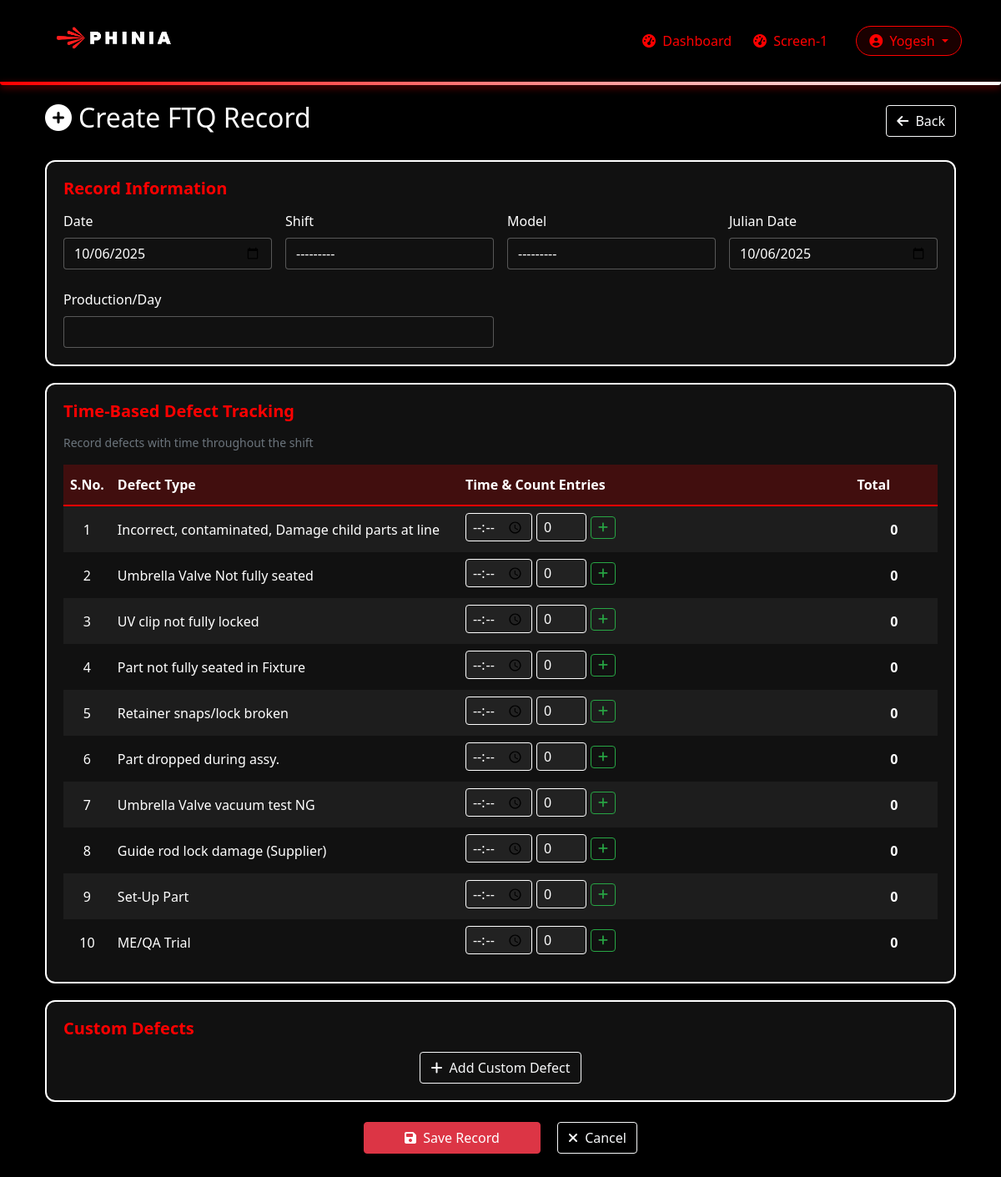
Screenshot of /ftq/create/ (signed in) with the database file from the repository.
### main/models.py (models this page shows, shortened)
class User(AbstractUser):
    USER_TYPES = (
        ('operator', 'Operator'),
        ('shift_supervisor', 'Shift Supervisor'),
        ('quality_supervisor', 'Quality Supervisor'),
    )
    company_id = models.CharField(max_length=100, blank=True, null=True)
    skill_matrix_level = models.CharField(max_length=200, blank=True, null=True)
    user_type = models.CharField(max_length=20, choices=USER_TYPES)

class DefectType(models.Model):
    name = models.CharField(max_length=100)
    operation_number = models.ForeignKey(
        OperationNumber,  # Reference the class defined above
        on_delete=models.CASCADE,
        related_name='defect_types'
    )
    category = models.ForeignKey(
        DefectCategory,  # Reference the class defined above
        on_delete=models.CASCADE,
        related_name='defect_types'
    )
    description = models.TextField(blank=True, null=True)
    is_critical = models.BooleanField(default=False)
    is_default = models.BooleanField(
        default=False,
        help_text="If true, this defect type will be shown by default"
    )
    order = models.PositiveIntegerField(
        default=0,
        help_text="Order in which to display this defect type"
    )
    class Meta:
        ordering = ['operation_number', 'order', 'name']

### main/views.py (the view, shortened to what this page needs)
# urls.py: path('ftq/create/', views.ftq_record_create, name='ftq_record_create'),
@login_required
def ftq_record_create(request):
    active_verification = DailyVerificationStatus.objects.filter(
        created_by=request.user,
        date=timezone.now().date(),
        status__in=['pending', 'in_progress']
    ).first()
    active_checklist = None
    if active_verification:
        active_checklist = ChecklistBase.objects.filter(
            verification_status=active_verification
        ).first()
    initial_data = {}
    if request.method == 'POST':
        form = FTQRecordForm(request.POST)
        if form.is_valid():
            try:
                with transaction.atomic():
                    ftq_record = form.save(commit=False)
                    ftq_record.created_by = request.user
                    if active_verification:
                        ftq_record.verification_status = active_verification
                    ftq_record.save()
                    operation = OperationNumber.objects.get(number='OP#35')
                    defect_data = {}
                    for key in request.POST:
                        if key.startswith('defect_time_'):
                            parts = key.split('_')
                            defect_id = parts[2]
                            time_index = parts[3]
                            time_value = request.POST.get(key)
                            count_key = f'defect_count_{defect_id}_{time_index}'
                            count_value = request.POST.get(count_key, 0)
                            if time_value and int(count_value) > 0:
                                if defect_id not in defect_data:
                                    defect_data[defect_id] = []
                                defect_data[defect_id].append({
                                    'time': time_value,
                                    'count': int(count_value)
                                })
                    for defect_id, entries in defect_data.items():
                        if defect_id.startswith('custom_'):
                            custom_name = request.POST.get(f'custom_defect_name_{defect_id}')
                            if custom_name:
                                custom_defect = CustomDefectType.objects.create(
                                    ftq_record=ftq_record,
                                    name=custom_name,
                                    operation_number=operation,
                                    added_by=request.user
                                )
                                for entry in entries:
                                    TimeBasedDefectEntry.objects.create(
                                        ftq_record=ftq_record,
                                        defect_type_custom=custom_defect,
                                        recorded_at=entry['time'],
                                        count=entry['count']
                                    )
                        else:
                            try:
                                defect_type = DefectType.objects.get(id=int(defect_id))
                                for entry in entries:
                                    TimeBasedDefectEntry.objects.create(
                                        ftq_record=ftq_record,
                                        defect_type=defect_type,
                                        recorded_at=entry['time'],
                                        count=entry['count']
                                    )
                            except DefectType.DoesNotExist:
                                continue
                    messages.success(request, 'FTQ record created successfully with time-based defect tracking')
                    return redirect('operator_dashboard')
            except Exception as e:
                messages.error(request, f'Error creating FTQ record: {str(e)}')
    else:
        form = FTQRecordForm(initial=initial_data)
    try:
        operation = OperationNumber.objects.get(number='OP#35')
        default_defects = DefectType.objects.filter(
            operation_number=operation,
            is_default=True
        ).order_by('order')[:10]
    except OperationNumber.DoesNotExist:
        default_defects = []
    context = {
        'form': form,
        'default_defects': default_defects,
        'title': 'Create FTQ Record',
        'active_verification': active_verification,
        'active_checklist': active_checklist
    }
    return render(request, 'main/operations/ftq_record_form.html', context)

### main/forms.py (shortened to what this page needs)
class FTQRecordForm(forms.ModelForm):
    class Meta:
        model = FTQRecord
        fields = [
            'date', 'shift_type', 'model_name', 'julian_date',
            'total_inspected', 'production_per_shift'
        ]
        widgets = {
            'date': DateInput(),
            'julian_date': DateInput(),
            'total_inspected': forms.NumberInput(attrs={'min': 0}),
            'production_per_shift': forms.NumberInput(attrs={'min': 0}),
        }
    def __init__(self, *args, **kwargs):
        self.verification_status = kwargs.pop('verification_status', None)
        self.user = kwargs.pop('user', None)
        super().__init__(*args, **kwargs)
        for field in self.fields:
            self.fields[field].widget.attrs.update({'class': 'form-control'})
        if not self.initial.get('date'):
            self.initial['date'] = timezone.now().date()
        if not self.initial.get('julian_date'):
            self.initial['julian_date'] = timezone.now().date()

### main/templates/main/operations/ftq_record_form.html (shortened to what this page needs)
{% extends "main/base.html" %}
{% load static %}
{% block content %}
<div class="container-fluid">
    <div class="d-flex justify-content-between align-items-center mb-4">
        <h2 class="text-white"><i class="fas fa-plus-circle me-2"></i>Create FTQ Record</h2>
        <a href="{% url 'ftq_list' %}" class="btn btn-outline-light">
            <i class="fas fa-arrow-left me-1"></i> Back
        </a>
    </div>
    <form method="post" id="ftqForm">
        <div class="form-card">
            <h5 class="card-title">Record Information</h5>
            <div class="row g-3">
                <div class="col-md-3">
                    <label class="form-label">Date</label>
                    {{ form.date }}
                </div>
                <div class="col-md-3">
                    <label class="form-label">Shift</label>
                    {{ form.shift_type }}
                </div>
                <div class="col-md-3">
                    <label class="form-label">Model</label>
                    {{ form.model_name }}
                </div>
                <div class="col-md-3">
                    <label class="form-label">Julian Date</label>
                    {{ form.julian_date }}
                </div>
            </div>
            <div class="row g-3 mt-2">
                <div class="col-md-6">
                    <label class="form-label">Production/Day</label>
                    {{ form.total_inspected }}
                </div>
            </div>
        </div>
        <div class="form-card">
            <h5 class="card-title">Time-Based Defect Tracking</h5>
            <p class="text-muted small">Record defects with time throughout the shift</p>
            <div class="table-responsive">
                <table class="defect-time-table">
                    <thead>
                        <tr>
                            <th width="5%">S.No.</th>
                            <th width="40%">Defect Type</th>
                            <th width="45%">Time & Count Entries</th>
                            <th width="10%">Total</th>
                        </tr>
                    </thead>
                    <tbody>
                        {% for defect in default_defects %}
                        <tr>
                            <td class="text-center">{{ forloop.counter }}</td>
                            <td>{{ defect.name }}</td>
                            <td>
                                <div id="time-entries-{{ defect.id }}">
                                    <div class="time-entry-group">
                                        <input type="time" class="time-input"
                                               name="defect_time_{{ defect.id }}_0">
                                        <input type="number" class="count-input defect-count"
                                               name="defect_count_{{ defect.id }}_0"
                                               min="0" value="0"
                                               data-defect-id="{{ defect.id }}">
                                        <button type="button" class="btn-add-time"
                                                onclick="addTimeEntry({{ defect.id }})">
                                            <i class="fas fa-plus"></i>
                                        </button>
                                    </div>
                                </div>
                            </td>
                            <td class="defect-total" id="total-{{ defect.id }}">0</td>
                        </tr>
                        {% endfor %}
                    </tbody>
                </table>
            </div>
        </div>
        <div class="form-card">
            <h5 class="card-title">Custom Defects</h5>
            <div class="text-center mt-3">
                <button type="button" class="btn btn-outline-light" onclick="addCustomDefect()">
                    <i class="fas fa-plus me-1"></i> Add Custom Defect
                </button>
            </div>
        </div>
        <div class="text-center mt-4 mb-5">
            <button type="submit" class="btn btn-danger px-5">
                <i class="fas fa-save me-1"></i> Save Record
            </button>
            <a href="{% url 'ftq_list' %}" class="btn btn-outline-light ms-3">
                <i class="fas fa-times me-1"></i> Cancel
            </a>
        </div>
    </form>
</div>
{% endblock %}

### main/templates/main/base.html (shortened to what this page needs)
{% load static %}
<!DOCTYPE html>
<html lang="en">
<head>
    <link rel="stylesheet" href="{% static 'css/bootstrap.min.css' %}" />
    <link rel="stylesheet" href="{% static 'css/all.min1.css' %}" />
    <link rel="stylesheet" href="{% static 'css/all.min2.css' %}" />
    {% load static %}
</head>
<body>
    <nav class="navbar navbar-expand-lg navbar-dark">
        <div class="container navbar-container">
            <a class="navbar-brand" href="{% url 'dashboard' %}">
                <img src="{% static 'images/image2.png' %}" alt="Phinia Logo" height="68">
            </a>
            {% if user.is_authenticated %}
            <div class="collapse navbar-collapse justify-content-end" id="navbarNav">
                <ul class="navbar-nav align-items-center">
                    <li class="nav-item">
                        <a class="nav-link {% if request.resolver_match.url_name == 'dashboard' %}active{% endif %}"
                           href="{% url 'dashboard' %}">
                           <i class="fas fa-tachometer-alt me-1"></i> Dashboard
                        </a>
                    </li>
                    <li class="nav-item">
                        <a class="nav-link" href="{% url 'station_media_slider' station_id=1 %}">
                            <i class="fas fa-tachometer-alt me-1"></i> Screen-1
                        </a>
                    </li>
                    <li class="nav-item dropdown ms-3">
                        <a class="nav-link dropdown-toggle" href="#" id="userDropdown" role="button"
                           data-bs-toggle="dropdown" aria-expanded="false"
                           style="border: 1px solid #ff0000; border-radius: 20px; padding: 5px 15px; background: rgba(255,0,0,0.1);">
                            <i class="fas fa-user-circle me-1"></i> {{ user.username }}
                        </a>
                    </li>
                </ul>
            </div>
            {% endif %}
        </div>
    </nav>
    <div class="container mt-4">
        {% block content %}{% endblock %}
    </div>
</body>
</html>

### static/css/all.min1.css (style rules this page uses)
.fa,.fab,.fad,.fal,.far,.fas { -moz-osx-font-smoothing:grayscale;-webkit-font-smoothing:antialiased;display:inline-block;font-style:normal;font-variant:normal;text-rendering:auto;line-height:1 }
.fa-arrow-left:before { content:"\f060" }
.fa-plus:before { content:"\f067" }
.fa-plus-circle:before { content:"\f055" }
.fa-save:before { content:"\f0c7" }
.fa-tachometer-alt:before { content:"\f3fd" }
.fa-times:before { content:"\f00d" }
.fa-user-circle:before { content:"\f2bd" }

### main/templates/main/operations/ftq_record_form.html (style rules this page uses)
.form-card { background-color: #111111; border: 2px solid #ffffff; border-radius: 12px; padding: 20px; margin-bottom: 20px; }
.card-title { color: #ff0000; font-weight: 600; margin-bottom: 15px; }
.form-label { color: #ffffff; font-weight: 500; }
.form-control, .form-select { background-color: #111111; color: #ffffff; border: 1px solid rgba(255, 255, 255, 0.3); }
.defect-time-table { width: 100%; color: #ffffff; }
.defect-time-table thead th { background-color: rgba(255, 0, 0, 0.2); padding: 12px 8px; border-bottom: 2px solid #ff0000; }
.defect-time-table tbody tr:nth-child(odd) { background-color: rgba(255, 255, 255, 0.05); }
.defect-time-table td { padding: 8px; }
.time-entry-group { display: flex; gap: 5px; align-items: center; margin-bottom: 5px; }
.time-input { width: 80px; background-color: #222; color: #fff; border: 1px solid #fff; border-radius: 4px; padding: 4px 8px; }
.count-input { width: 60px; background-color: #222; color: #fff; border: 1px solid #fff; border-radius: 4px; padding: 4px 8px; }
.btn-add-time, .btn-remove-time { background-color: transparent; border: 1px solid #28a745; color: #28a745; padding: 2px 8px; border-radius: 4px; font-size: 0.85rem; }
.defect-total { font-weight: bold; color: #ff0000; text-align: center; }

### main/templates/main/base.html (style rules this page uses)
body { background-color: black; color: #ffffff; font-family: 'Segoe UI', Tahoma, Geneva, Verdana, sans-serif; }
.navbar { background-color: #000000; position: relative; padding: 10px 0; border-bottom: none; margin-bottom: 8px; }
.navbar::after { content: ''; position: absolute; bottom: -4px; left: 0; width: 100%; height: 4px; background: linear-gradient(90deg, #ff0000, #ffffff, #ff0000); background-size: 200% 100%; border-radius: 10px 10px 80px 80px !important; box-shadow: 0 3px 8px rgba(255, 0, 0, 0.5); animation: borderSlide 4s infinite alternate; }
.navbar-brand img { transition: transform 0.3s; }
.navbar-container { position: relative; z-index: 10; }
.navbar-nav .nav-link { color: #ff0000 !important; font-weight: 500; padding: 8px 15px; margin: 0 5px; border-radius: 8px; transition: all 0.3s; position: relative; overflow: hidden; }
.navbar-nav .nav-link::before { content: ''; position: absolute; bottom: 0; left: 50%; width: 0; height: 2px; background-color: #ffffff; transform: translateX(-50%); transition: width 0.3s ease; }
td { color:white !important }

### rows the page displays
User: username "Yogesh"
DefectType: name "Incorrect, contaminated, Damage child parts at line"
DefectType: name "Umbrella Valve Not fully seated"
DefectType: name "UV clip not fully locked"
DefectType: name "Part not fully seated in Fixture"
DefectType: name "Retainer snaps/lock broken"
DefectType: name "Part dropped during assy."
DefectType: name "Umbrella Valve vacuum test NG"
DefectType: name "Guide rod lock damage (Supplier)"
DefectType: name "Set-Up Part"
DefectType: name "ME/QA Trial"
